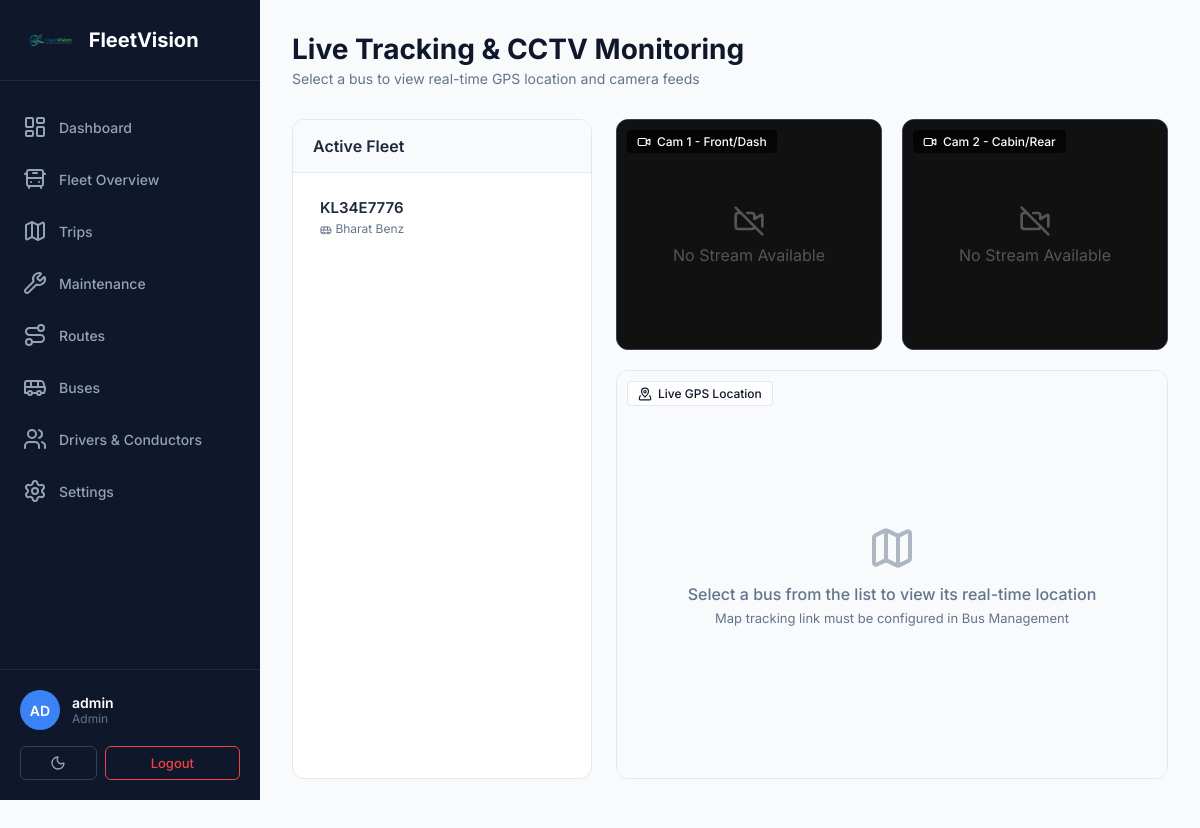
Before: /live-tracking.php (signed in) with the older database file.
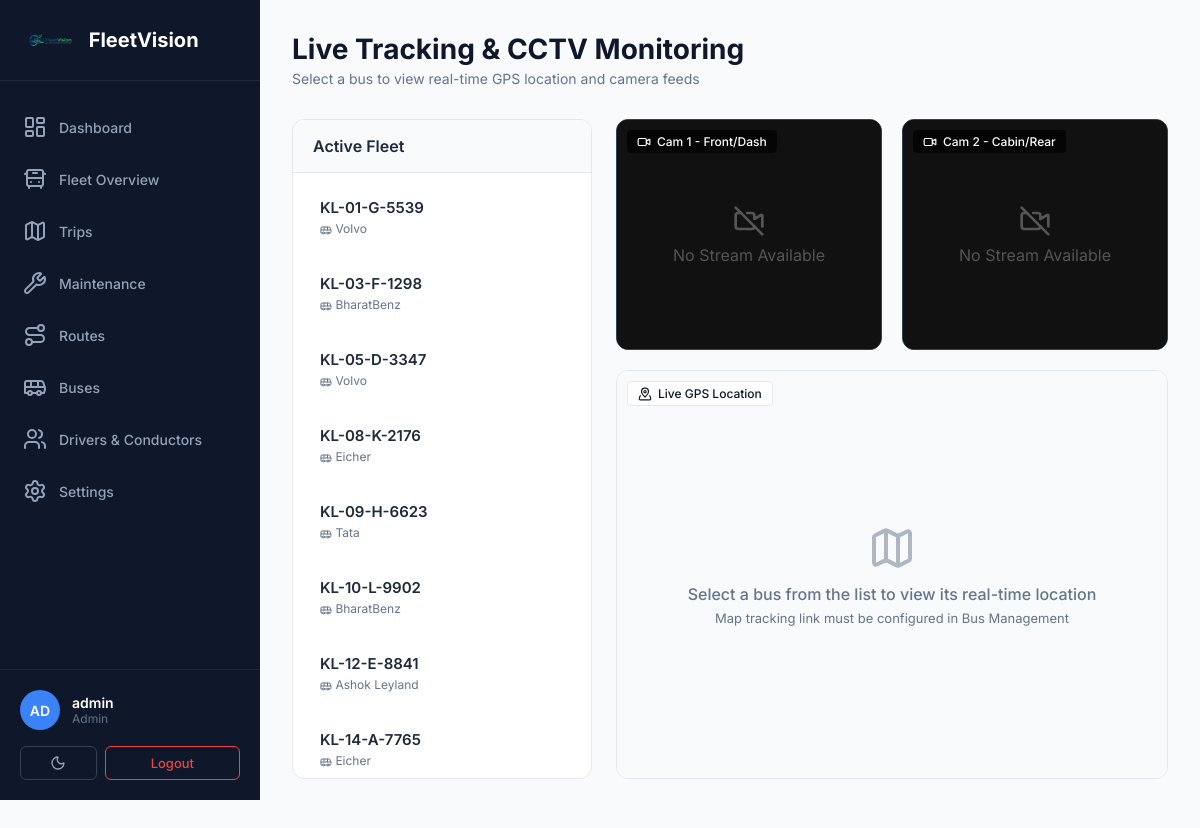
After: the same page with the newer database file.
### tables this page shows
CREATE TABLE buses (
        id INTEGER PRIMARY KEY AUTOINCREMENT,
        bus_number TEXT NOT NULL UNIQUE,
        make TEXT,
        model TEXT,
        year INTEGER,
        capacity INTEGER,
        status TEXT DEFAULT 'active',
        created_at DATETIME DEFAULT CURRENT_TIMESTAMP
    , gps_url TEXT, cctv_url_1 TEXT, cctv_url_2 TEXT, route_id INTEGER REFERENCES routes(id), driver_id INTEGER REFERENCES users(id), conductor_id INTEGER REFERENCES users(id));

### live-tracking.php (the view, shortened to what this page needs)
<?php
require_once __DIR__ . '/includes/db.php';
$stmt = $pdo->query("SELECT id, bus_number, make, model, gps_url, cctv_url_1, cctv_url_2 FROM buses WHERE status = 'active' ORDER BY bus_number ASC");
$trackable_buses = $stmt->fetchAll(PDO::FETCH_ASSOC);
include __DIR__ . '/includes/header.php';
?>
<header class="top-header">
    <div class="header-left">
        <h1 class="page-title">Live Tracking & CCTV Monitoring</h1>
        <p class="page-subtitle">Select a bus to view real-time GPS location and camera feeds</p>
    </div>
</header>
<section class="content-section" style="padding-bottom: 0;">
    <div class="tracking-container">
        <div class="bus-selector-panel">
            <div class="selector-header">Active Fleet</div>
            <div class="bus-list">
                <?php if (count($trackable_buses) > 0): ?>
                    <?php foreach ($trackable_buses as $bus): ?>
                        <div class="bus-item"
                             onclick="loadFeeds('<?php echo htmlspecialchars($bus['gps_url'] ?? ''); ?>', '<?php echo htmlspecialchars($bus['cctv_url_1'] ?? ''); ?>', '<?php echo htmlspecialchars($bus['cctv_url_2'] ?? ''); ?>', this)">
                            <div class="bus-number"><?php echo htmlspecialchars($bus['bus_number']); ?></div>
                            <div class="bus-meta">
                                <span><i data-lucide="bus" style="width:12px; height:12px; display:inline-block; vertical-align:middle;"></i> <?php echo htmlspecialchars($bus['make']); ?></span>
                            </div>
                        </div>
                    <?php endforeach; ?>
                <?php else: ?>
                    <div style="padding: 20px; text-align: center; color: #64748b; font-size: 14px;">
                        No active buses found. Please add a bus first.
                    </div>
                <?php endif; ?>
            </div>
        </div>
        <div class="viewer-panel">
            <div class="cctv-grid">
                <div class="cctv-frame-container">
                    <div class="feed-label"><i data-lucide="video" style="width:14px; height:14px;"></i> Cam 1 - Front/Dash</div>
                    <div id="cctv1-container" class="empty-state black-bg">
                        <i data-lucide="video-off" style="width:32px; height:32px; margin-bottom: 8px;"></i>
                        <span>No Stream Available</span>
                    </div>
                </div>
                <div class="cctv-frame-container">
                    <div class="feed-label"><i data-lucide="video" style="width:14px; height:14px;"></i> Cam 2 - Cabin/Rear</div>
                    <div id="cctv2-container" class="empty-state black-bg">
                        <i data-lucide="video-off" style="width:32px; height:32px; margin-bottom: 8px;"></i>
                        <span>No Stream Available</span>
                    </div>
                </div>
            </div>
            <div class="map-frame-container">
                <div class="feed-label" style="background: rgba(255, 255, 255, 0.9); color: #0f172a; border: 1px solid #e2e8f0;"><i data-lucide="map-pinned" style="width:14px; height:14px;"></i> Live GPS Location</div>
                <div id="gps-container" class="empty-state">
                    <i data-lucide="map" style="width:48px; height:48px; margin-bottom: 12px; opacity: 0.5;"></i>
                    <span style="font-size: 16px; font-weight: 500;">Select a bus from the list to view its real-time location</span>
                    <span style="font-size: 13px; margin-top: 6px;">Map tracking link must be configured in Bus Management</span>
                </div>
            </div>
        </div>
    </div>
</section>
<?php include __DIR__ . '/includes/footer.php'; ?>

Changed rows visible on the page:
no longer on this page (row edited): buses: bus_number "KL34E7776", make "Bharat Benz"
added buses: bus_number "KL-01-G-5539", make "Volvo"
added buses: bus_number "KL-03-F-1298", make "BharatBenz"
added buses: bus_number "KL-05-D-3347", make "Volvo"
added buses: bus_number "KL-08-K-2176", make "Eicher"
added buses: bus_number "KL-09-H-6623", make "Tata"
added buses: bus_number "KL-10-L-9902", make "BharatBenz"
added buses: bus_number "KL-12-E-8841", make "Ashok Leyland"
added buses: bus_number "KL-14-A-7765", make "Eicher"
